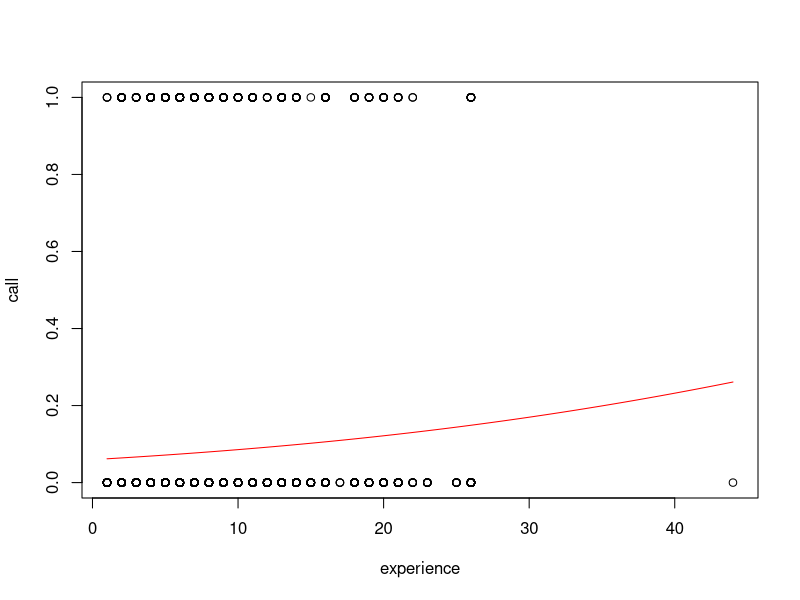

Source code (R):
## ---- chunk 1
library(readr)
library(tidyverse)
library(car)
library(leaps)

Resume = read_csv("ResumeNames455.csv")

sigmoid = function(B0, B1, x)
  {
    exp(B0+B1*x)/(1+exp(B0+B1*x))
  }
## ---- chunk 2
LogModel=glm(call~experience,family=binomial,data=Resume)
summary(LogModel)
## ---- chunk 3
B0 = summary(LogModel)$coef[1]
B1 = summary(LogModel)$coef[2]

plot(call~experience, data = Resume)
curve(exp(B0+B1*x)/(1+exp(B0+B1*x)),add=TRUE, col="red")
## ---- chunk 4
Res6 = Resume %>% filter(experience %in% c(6))

set.seed(1)
Random = Res6[sample(nrow(Res6),1),]

predict(LogModel, Random, type = "response")
## ---- chunk 5
anova(LogModel, test="Chisq")
## ---- chunk 6
SE_B1 = summary(LogModel)$coef[2,2]
exp(confint.default(LogModel))
## ---- chunk 7
Full=glm(call~experience+ethnicity+sex+ethnicity*experience+sex*experience,family=binomial,data=Resume)
summary(Full)
## ---- chunk 8
anova(LogModel, Full, test="Chisq")
## ---- chunk 9
# All Subsets
BigMod = lm(call~experience+ethnicity+sex+quality, data = Resume)

all = regsubsets(call~experience+ethnicity+sex+quality, data = Resume)
summary(all)

# Backward elimination
MSE = (summary(BigMod)$sigma)^2
step(Full, scale=MSE)

# Forward selection
none = lm(call~1, data = Resume)
step(none, scope = list(upper=BigMod), scale = MSE, direction = "forward")

# Stepwise regression
step(none, scope=list(upper=BigMod), scale = MSE)
